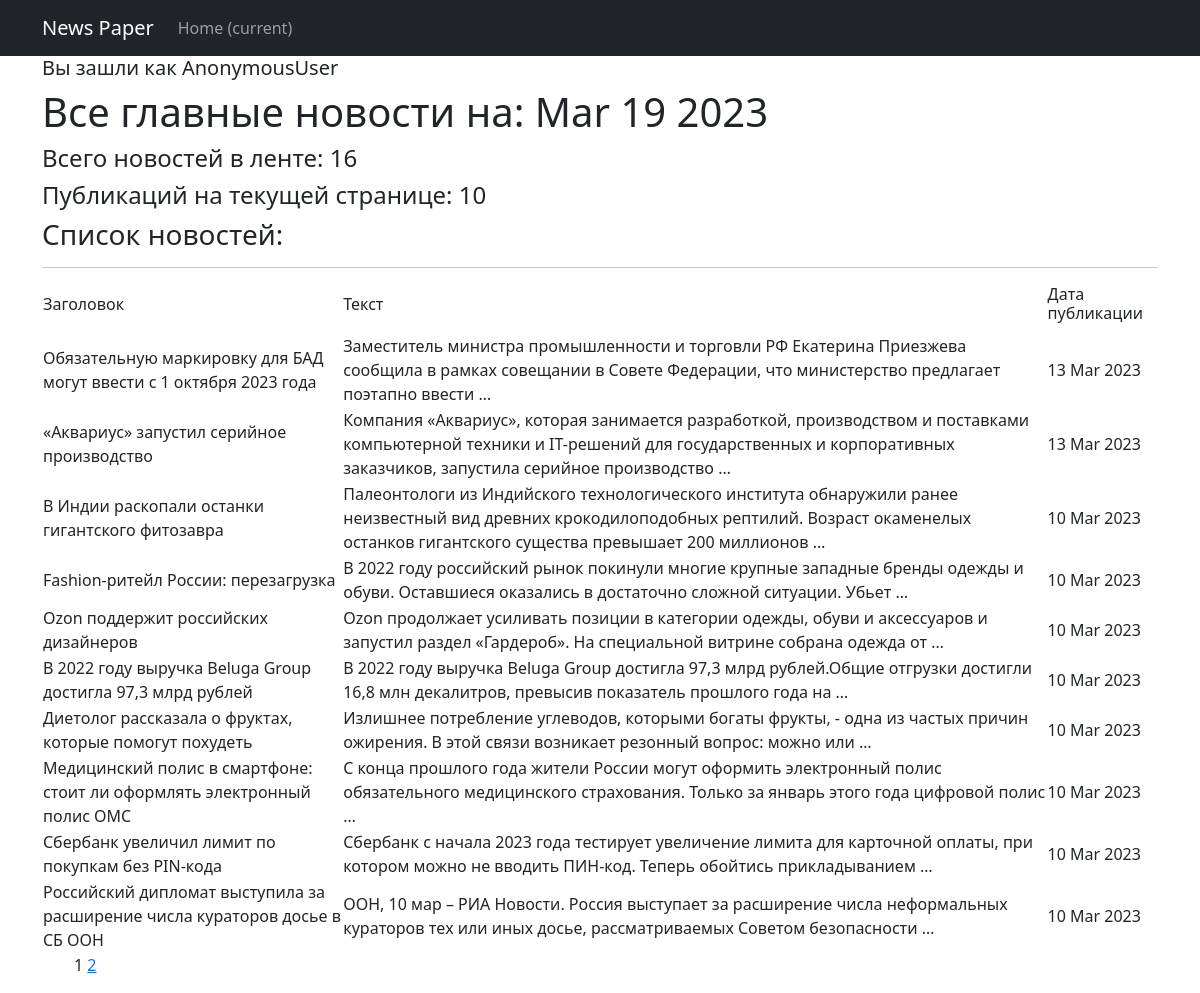
Before: /news/ with the older database file.
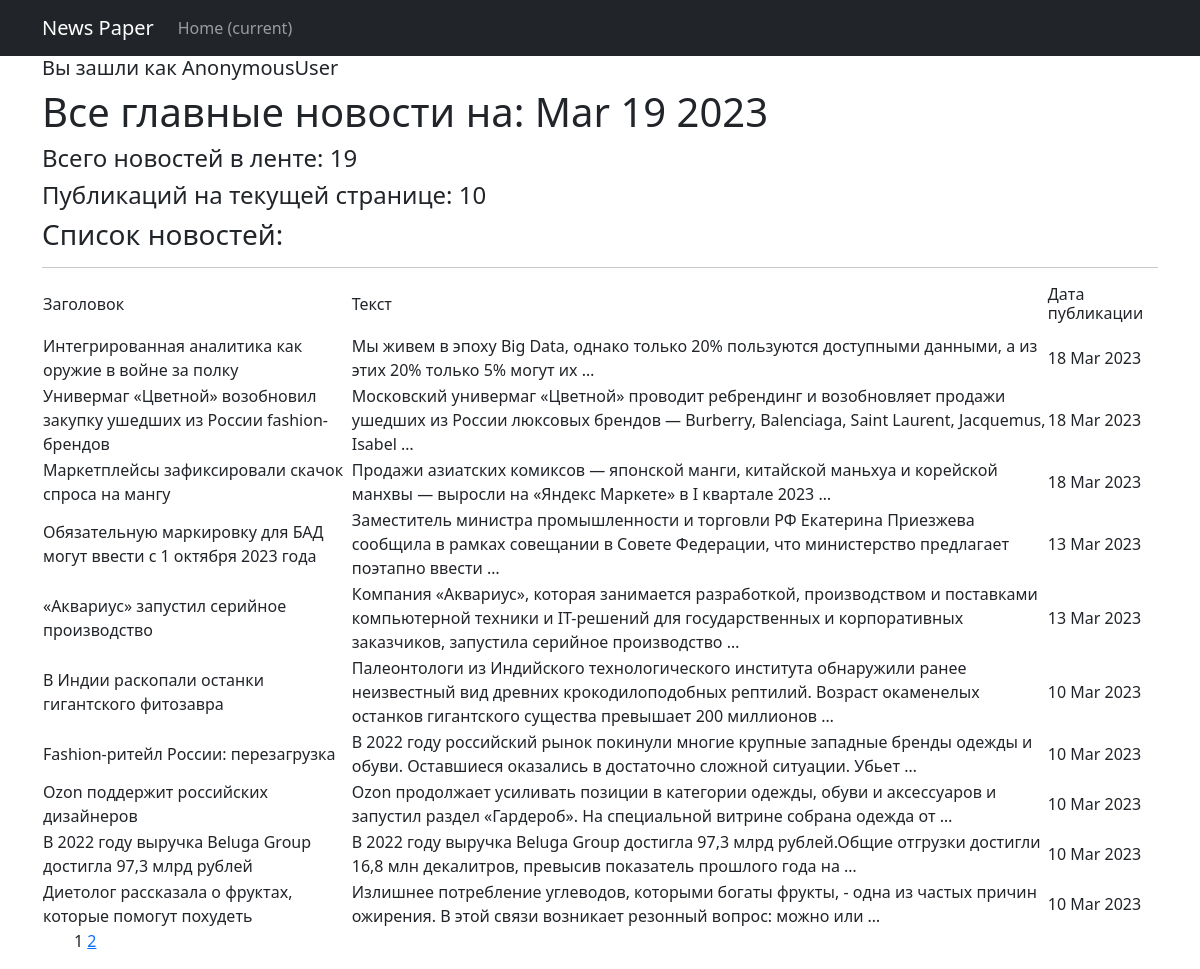
After: the same page with the newer database file.
### news/models.py (models this page shows, shortened)
class Post(models.Model):
    list_type = [(news, 'Новости'), (article, 'Статья')]
    author = models.ForeignKey(Author, on_delete=models.CASCADE)
    post_type = models.CharField(max_length=2, choices=list_type)
    time_create = models.DateTimeField(auto_now_add=True)
    category = models.ManyToManyField(Category, through='PostCategory')
    title = models.CharField(max_length=250)
    text_post = models.TextField()
    rating = models.FloatField(default=0.0)

### news/views.py (the view, shortened to what this page needs)
# urls.py: path('', PostsList.as_view(), name='all_post'),
class PostsList(ListView):
    model = Post
    ordering = '-time_create'
    template_name = 'posts.html'
    context_object_name = 'posts'
    paginate_by = 10  # вот так мы можем указать количество записей на странице
    def get_context_data(self, *args, **kwargs):
        context = super().get_context_data(*args, **kwargs)
        context['time_now'] = datetime.utcnow()
        return context

### news/templatetags/custom_filters.py (called while the page is built)
@register.filter
@stringfilter
def censor(value):
    for i in range(len(bad_words)):
        num_index = value.lower().find(bad_words[i])
        if num_index > 0:
            value = value.replace(bad_words[i][1:], "*" * (len(bad_words[i]) - 1))
    return value

### news/templates/posts.html (shortened to what this page needs)
{% extends 'flatpages/default.html' %}
{% load custom_filters %}
{% block content %}
   <h5>Вы зашли как {{request.user}}</h5>
   <h1>Все главные новости на: {{ time_now|date:'M d Y' }}</h1>
   <h4>Всего новостей в ленте: {{ page_obj.paginator.count }} </h4>
   <h4>Публикаций на текущей странице: {{ posts|length}}</h4>
   <h3>Список новостей: </h3>
   <hr>
   {% if posts %}
       <table>
           <tr>
               <td><h6>Заголовок</h6></td>
               <td><h6>Текст</h6></td>
               <td><h6>Дата публикации</h6></td>
           </tr>
           {% for post in posts %}
           <tr>
               <td>{{ post.title|censor }}</td>
               <td>{{ post.text_post|censor|truncatewords:20 }}</td>
               <td>{{ post.time_create|date:'d M Y' }}</td>
           </tr>
           {% endfor %}
       </table>
   {% else %}
       <h2>Новостей нет!</h2>
   {% endif %}
    <ul text-align = "start ">
   {{ page_obj.number }}
   {% if page_obj.has_next %}
       <a href="?page={{ page_obj.next_page_number }}">{{ page_obj.next_page_number }}</a>
   {% endif %}
   </ul>
{% endblock content %}

Changed rows visible on the page:
no longer on this page (row unchanged): Post: title|censor "Медицинский полис в смартфоне: стоит ли оформлять электронный полис ОМС", text_post|censor "С конца прошлого года жители России могут оформить электронный полис обязательного медицинского страхования. Только за январь этого года цифровой полис …", time_create "10 Mar 2023"
no longer on this page (row unchanged): Post: title|censor "Сбербанк увеличил лимит по покупкам без PIN-кода", text_post|censor "Сбербанк с начала 2023 года тестирует увеличение лимита для карточной оплаты, при котором можно не вводить ПИН-код. Теперь обойтись прикладыванием …", time_create "10 Mar 2023"
no longer on this page (row unchanged): Post: title|censor "Российский дипломат выступила за расширение числа кураторов досье в СБ ООН", text_post|censor "ООН, 10 мар – РИА Новости. Россия выступает за расширение числа неформальных кураторов тех или иных досье, рассматриваемых Советом безопасности …", time_create "10 Mar 2023"
added Post: title|censor "Интегрированная аналитика как оружие в войне за полку", text_post|censor "Мы живем в эпоху Big Data, однако только 20% пользуются доступными данными, а из этих 20% только 5% могут их …", time_create "18 Mar 2023"
added Post: title|censor "Универмаг «Цветной» возобновил закупку ушедших из России fashion-брендов", text_post|censor "Московский универмаг «Цветной» проводит ребрендинг и возобновляет продажи ушедших из России люксовых брендов — Burberry, Balenciaga, Saint Laurent, Jacquemus, Isabel …", time_create "18 Mar 2023"
added Post: title|censor "Маркетплейсы зафиксировали скачок спроса на мангу", text_post|censor "Продажи азиатских комиксов — японской манги, китайской маньхуа и корейской манхвы — выросли на «Яндекс Маркете» в I квартале 2023 …", time_create "18 Mar 2023"
Other visible differences:
{{ page_obj.paginator.count }}: "16" → "19"
